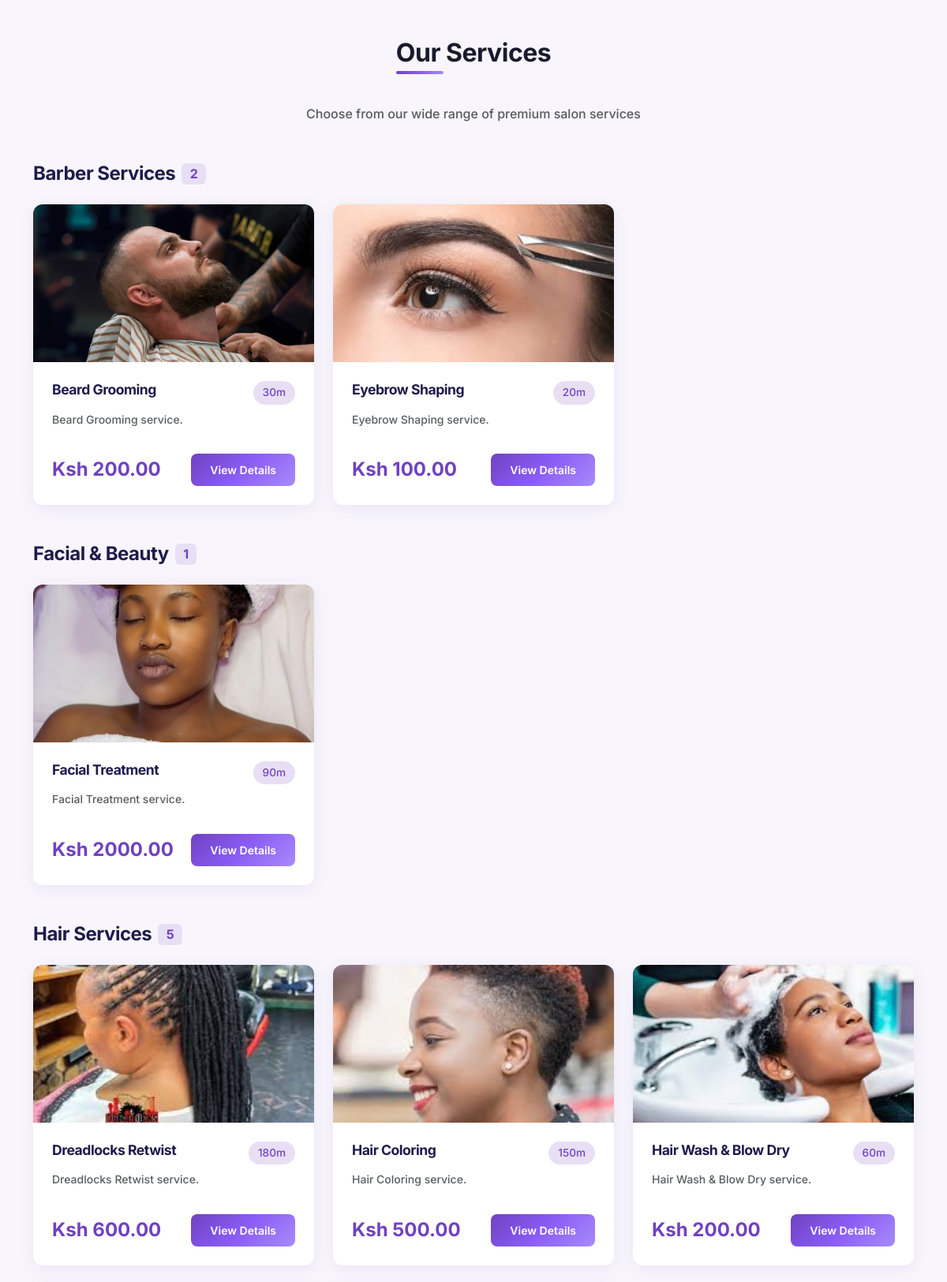
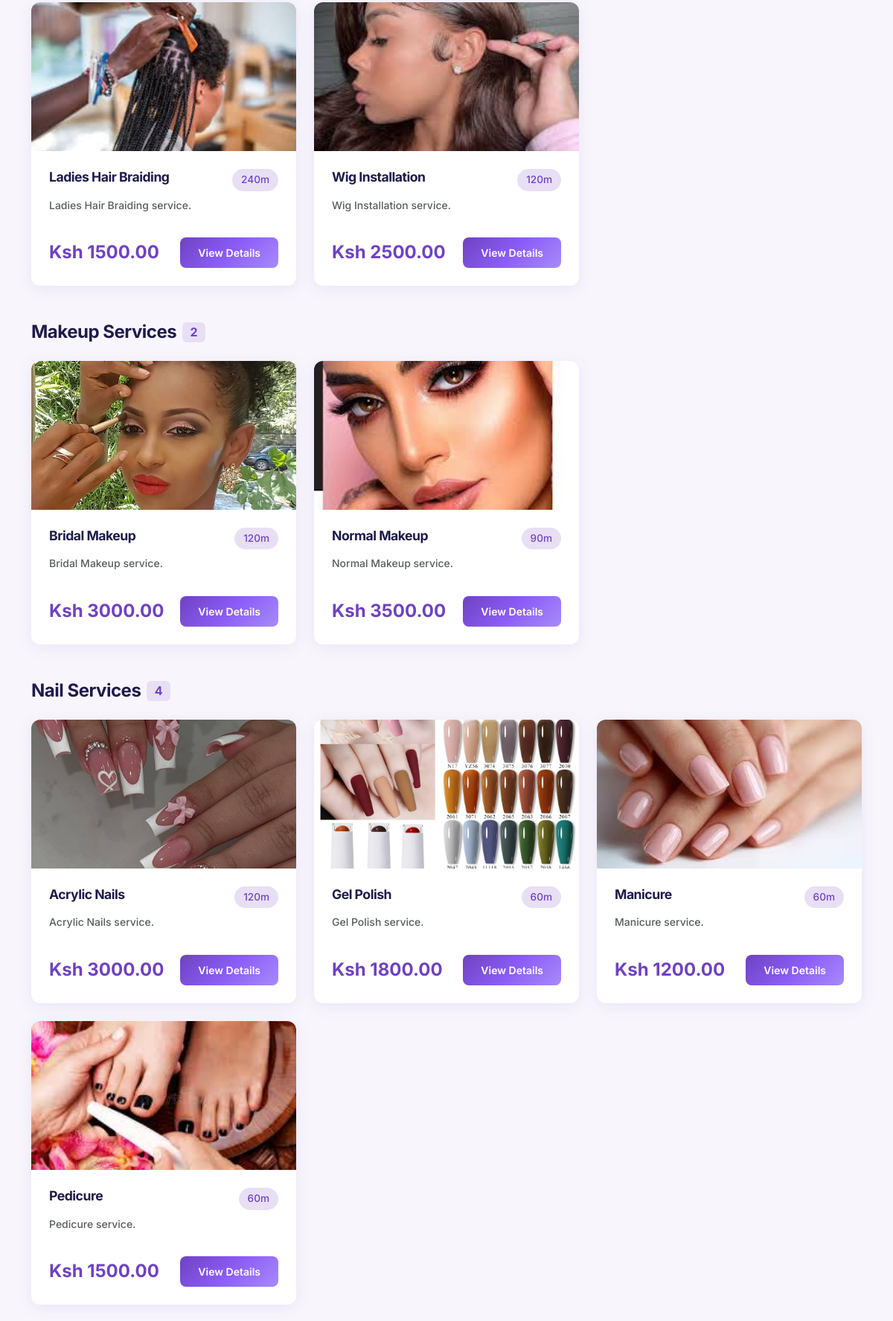
The app's page /services/ (signed in, upper part) with its own data (2 pictures, top to bottom).
### salon/models.py (models this page shows, shortened)
class Service(models.Model):
    CATEGORY_CHOICES = [
        ('hair', 'Hair Services'),
        ('barber', 'Barber Services'),
        ('makeup', 'Makeup Services'),
        ('nails', 'Nail Services'),
        ('facial', 'Facial & Beauty'),
        ('spa', 'Spa & Wellness'),
    ]
    name = models.CharField(max_length=200)
    description = models.TextField()
    price = models.DecimalField(max_digits=10, decimal_places=2)
    duration = models.IntegerField(help_text="Duration in minutes")
    image = models.ImageField(upload_to='services/', blank=True, null=True)
    category = models.CharField(max_length=50, choices=CATEGORY_CHOICES, default='hair')
    is_active = models.BooleanField(default=True)
    created_at = models.DateTimeField(auto_now_add=True)
    class Meta:
        ordering = ['name']

### salon/views.py (the view)
# urls.py: path('services/', views.services_list, name='services'),
def services_list(request):
    services = Service.objects.filter(is_active=True).order_by('category', 'name')
    return render(request, 'salon/services.html', {'services': services})

### salon/templates/salon/services.html (shortened to what this page needs)
{% extends 'salon/base.html' %}
{% block content %}
<div class="container py-5">
    <div class="text-center mb-5">
        <h2 class="section-title d-inline-block">Our Services</h2>
        <p class="text-muted mt-3">Choose from our wide range of premium salon services</p>
    </div>
    {% regroup services by get_category_display as category_groups %}
    {% for group in category_groups %}
    <div class="mb-5">
        <div class="d-flex align-items-center gap-2 mb-4">
            <h3 class="fw-bold mb-0">{{ group.grouper }}</h3>
            <span class="badge bg-purple-soft text-purple fs-6">{{ group.list|length }}</span>
        </div>
        <div class="row g-4">
            {% for service in group.list %}
            <div class="col-md-6 col-lg-4">
                <div class="card service-card h-100">
                    {% if service.image %}
                    <img src="{{ service.image.url }}" class="card-img-top" alt="{{ service.name }}">
                    {% else %}
                    <div class="card-img-top d-flex align-items-center justify-content-center" style="background: var(--purple-soft); height:120px;">
                        <span class="text-purple fw-bold fs-1">{{ service.name|first }}</span>
                    </div>
                    {% endif %}
                    <div class="card-body d-flex flex-column">
                        <div class="d-flex justify-content-between align-items-start mb-2">
                            <h5 class="fw-bold mb-0">{{ service.name }}</h5>
                            <span class="duration-badge">{{ service.duration }}m</span>
                        </div>
                        <p class="text-muted small flex-grow-1">{{ service.description|truncatewords:25 }}</p>
                        <div class="d-flex justify-content-between align-items-center mt-3">
                            <span class="price-tag">Ksh {{ service.price }}</span>
                            <a href="{% url 'service_detail' service.pk %}" class="btn btn-purple btn-sm">View Details</a>
                        </div>
                    </div>
                </div>
            </div>
            {% endfor %}
        </div>
    </div>
    {% endfor %}
</div>
{% endblock %}

### salon/static/salon/css/modern.css (style rules this page uses)
:root { --primary: #7C3AED; --primary-dark: #6D28D9; --primary-light: #A855F7; --secondary: #A855F7; --background: #F5F3FF; --dark: #1E1B4B; --white: #FFFFFF; --light-gray: #F3F4F6; --gray: #9CA3AF; --border-color: #E5E7EB; --success: #10B981; --danger: #EF4444; --warning: #F59E0B; --info: #3B82F6; --shadow-sm: 0 1px 2px rgba(0, 0, 0, 0.05); --shadow-md: 0 4px 6px rgba(0, 0, 0, 0.1); --shadow-lg: 0 10px 25px rgba(124, 58, 237, 0.15); --shadow-xl: 0 20px 40px rgba(124, 58, 237, 0.2); --transition: all 0.3s cubic-bezier(0.4, 0, 0.2, 1); }
* { margin: 0; padding: 0; box-sizing: border-box; }
html { scroll-behavior: smooth; }
body { font-family: 'Inter', 'Poppins', -apple-system, BlinkMacSystemFont, 'Segoe UI', sans-serif; background: linear-gradient(135deg, #F5F3FF 0%, #FAF5FF 100%); color: var(--dark); min-height: 100vh; line-height: 1.6; }
h1, h2, h3, h4, h5, h6 { font-weight: 700; font-family: 'Poppins', 'Inter', sans-serif; color: var(--dark); letter-spacing: -0.5px; }
h2 { font-size: 2rem; }
h3 { font-size: 1.5rem; }
h5 { font-size: 1.1rem; }
p { color: #6B7280; font-weight: 500; }
a { color: var(--primary); text-decoration: none; transition: var(--transition); }
.service-card { background: white; border-radius: 20px; overflow: hidden; box-shadow: var(--shadow-lg); transition: var(--transition); position: relative; height: 100%; display: flex; flex-direction: column; border: 1px solid rgba(124, 58, 237, 0.05); }
.gap-2 { gap: 0.5rem; }

### salon/static/salon/css/style.css (style rules this page uses)
:root { --purple-primary: #6f42c1; --purple-dark: #5a32a3; --purple-light: #8b5cf6; --purple-soft: #e8dff5; --purple-gradient: linear-gradient(135deg, #6f42c1 0%, #8b5cf6 50%, #a78bfa 100%); --purple-gradient-hover: linear-gradient(135deg, #5a32a3 0%, #7c3aed 50%, #8b5cf6 100%); --lavender-bg: #f8f6fc; --card-shadow: 0 4px 20px rgba(111, 66, 193, 0.1); --card-shadow-hover: 0 8px 30px rgba(111, 66, 193, 0.15); --transition-base: all 0.3s ease; --border-radius-sm: 8px; --border-radius-md: 12px; --border-radius-lg: 16px; --border-radius-xl: 24px; }
* { font-family: 'Inter', -apple-system, BlinkMacSystemFont, sans-serif; }
body { background: var(--lavender-bg); min-height: 100vh; }
.bg-purple-soft { background: var(--purple-soft) !important; }
.text-purple { color: var(--purple-primary) !important; }
.btn-purple { background: var(--purple-gradient); color: #fff; border: none; border-radius: var(--border-radius-sm); padding: 10px 24px; font-weight: 600; transition: var(--transition-base); }
.card { border: none; border-radius: var(--border-radius-md); box-shadow: var(--card-shadow); transition: var(--transition-base); }
.service-card { border-radius: var(--border-radius-md); overflow: hidden; border: none; box-shadow: var(--card-shadow); transition: var(--transition-base); height: 100%; }
.service-card .card-img-top { height: 200px; object-fit: cover; }
.service-card .card-body { padding: 1.5rem; }
.service-card .price-tag { font-size: 1.5rem; font-weight: 700; color: var(--purple-primary); }
.service-card .duration-badge { background: var(--purple-soft); color: var(--purple-primary); border-radius: 50px; padding: 4px 12px; font-size: 0.85rem; font-weight: 500; }
.section-title { font-weight: 700; color: #1a1a2e; position: relative; margin-bottom: 30px; }
.section-title::after { content: ''; position: absolute; bottom: -8px; left: 0; width: 60px; height: 4px; background: var(--purple-gradient); border-radius: 2px; }

### records on screen
Service: image (picture), name "Beard Grooming", duration "30", description "Beard Grooming service.", price "200.00"
Service: image (picture), name "Eyebrow Shaping", duration "20", description "Eyebrow Shaping service.", price "100.00"
Service: image (picture), name "Facial Treatment", duration "90", description "Facial Treatment service.", price "2000.00"
Service: image (picture), name "Dreadlocks Retwist", duration "180", description "Dreadlocks Retwist service.", price "600.00"
Service: image (picture), name "Hair Coloring", duration "150", description "Hair Coloring service.", price "500.00"
Service: image (picture), name "Hair Wash & Blow Dry", duration "60", description "Hair Wash & Blow Dry service.", price "200.00"
Service: image (picture), name "Ladies Hair Braiding", duration "240", description "Ladies Hair Braiding service.", price "1500.00"
Service: image (picture), name "Wig Installation", duration "120", description "Wig Installation service.", price "2500.00"
Service: image (picture), name "Bridal Makeup", duration "120", description "Bridal Makeup service.", price "3000.00"
Service: image (picture), name "Normal Makeup", duration "90", description "Normal Makeup service.", price "3500.00"
Service: image (picture), name "Acrylic Nails", duration "120", description "Acrylic Nails service.", price "3000.00"
Service: image (picture), name "Gel Polish", duration "60", description "Gel Polish service.", price "1800.00"
Service: image (picture), name "Manicure", duration "60", description "Manicure service.", price "1200.00"
Service: image (picture), name "Pedicure", duration "60", description "Pedicure service.", price "1500.00"

### other values on screen
{{ group.grouper }} "Barber Services" "Facial & Beauty" "Hair Services" "Makeup Services" "Nail Services"
{{ group.list|length }} "2" "1" "5" "2" "4"
